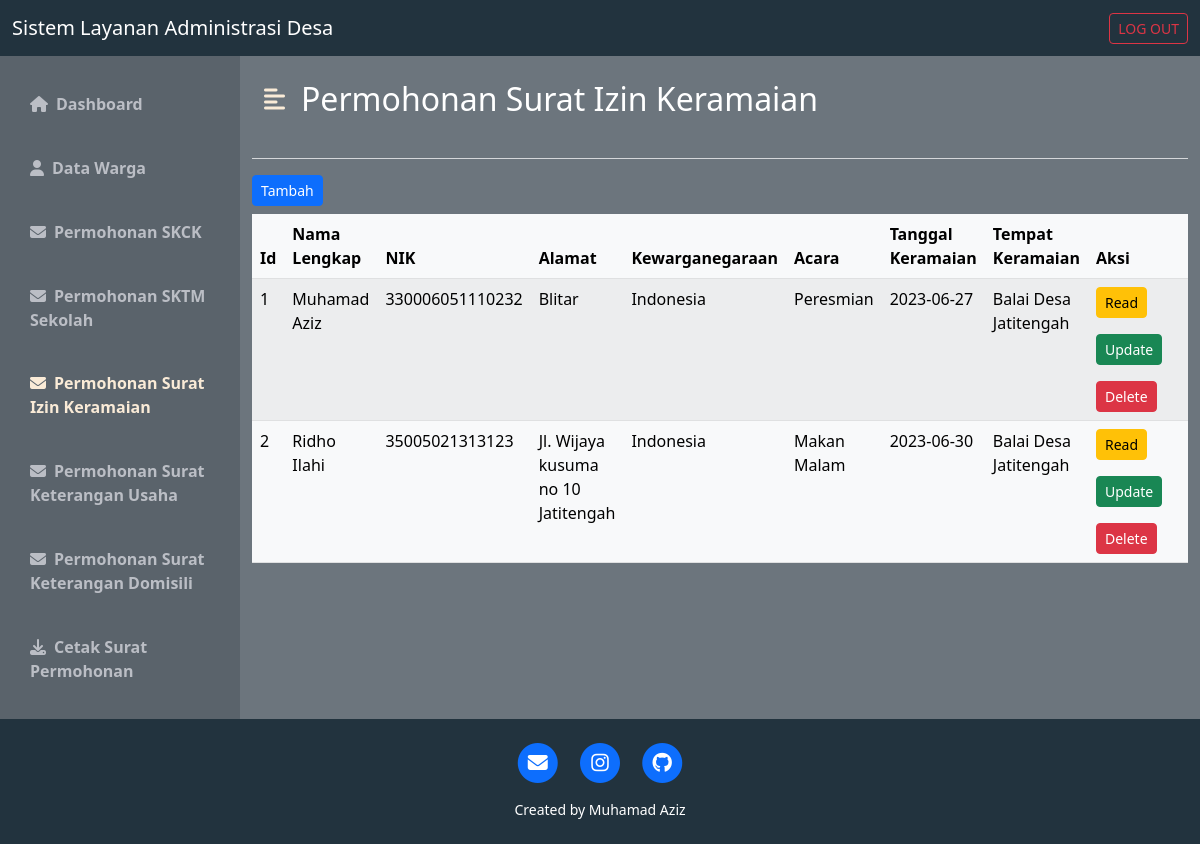
The app's page /wargasik.php with its own data.
### tables this page shows
CREATE TABLE IF NOT EXISTS `sik` (
  `id_sik` int(11) NOT NULL AUTO_INCREMENT,
  `id_data` int(11) NOT NULL DEFAULT '0',
  `acara` varchar(50) DEFAULT NULL,
  `tempp` varchar(50) DEFAULT NULL,
  `tgll` varchar(50) DEFAULT NULL,
  PRIMARY KEY (`id_sik`),
  KEY `FK_sik_data` (`id_data`),
  CONSTRAINT `FK_sik_data` FOREIGN KEY (`id_data`) REFERENCES `data` (`id_data`)
);

CREATE TABLE IF NOT EXISTS `data` (
  `id_data` int(11) NOT NULL AUTO_INCREMENT,
  `nama` varchar(50) NOT NULL DEFAULT '0',
  `nik` varchar(50) DEFAULT NULL,
  `jenis` varchar(50) DEFAULT NULL,
  `temp` varchar(50) DEFAULT NULL,
  `tgl` varchar(50) DEFAULT NULL,
  `status` varchar(50) DEFAULT NULL,
  `kewarganegaraan` varchar(50) DEFAULT NULL,
  `agama` varchar(50) DEFAULT NULL,
  `pekerjaan` varchar(50) DEFAULT NULL,
  `alamat` varchar(50) DEFAULT NULL,
  PRIMARY KEY (`id_data`) USING BTREE
);

### wargasik.php (the view, shortened to what this page needs)
<!DOCTYPE html>
<html lang="en">
<head>
    <link href="https://cdn.jsdelivr.net/npm/bootstrap@5.2.0-beta1/dist/css/bootstrap.min.css" rel="stylesheet">
    <link rel="stylesheet" href="https://cdnjs.cloudflare.com/ajax/libs/font-awesome/6.1.1/css/all.min.css" />
    <link rel="stylesheet" href="css/style_dashboard.css">
</head>
<body>
    <?php
    include "koneksi.php";
    ?>
    <nav class="navbar navbar-dark" style="background-color: #22333E;">
        <div class="container-fluid">
            <a class="navbar-brand">Sistem Layanan Administrasi Desa</a>
            <form class="d-flex" role="search">
                <a href="logout.php" class="btn btn-outline-danger btn-sm" role="button">LOG OUT</a>
            </form>
        </div>
    </nav>
    <div class="d-flex bg-secondary text-white" id="wrapper">
        <div class="" id="sidebar-wrapper" style="background-color: #5a636b;">
            <div class="list-group list-group-flush my-3">
                <a href="warga.php" class="list-group-item list-group-item-action bg-transparent second-text fw-bold "><i class="fas fa-home me-2"></i>Dashboard</a>
                <a href="wargadata.php" class="list-group-item list-group-item-action bg-transparent second-text fw-bold"><i class="fas fa-user me-2"></i>Data Warga</a>
                <a href="wargaskck.php" class="list-group-item list-group-item-action bg-transparent second-text fw-bold"><i class="fas fa-envelope me-2"></i>Permohonan SKCK</a>
                <a href="wargasktm.php" class="list-group-item list-group-item-action bg-transparent second-text fw-bold"><i class="fas fa-envelope me-2"></i>Permohonan SKTM Sekolah</a>
                <a href="wargasik.php" class="list-group-item list-group-item-action bg-transparent second-text fw-bold active"><i class="fas fa-envelope me-2"></i>Permohonan Surat Izin Keramaian</a>
                <a href="wargausaha.php" class="list-group-item list-group-item-action bg-transparent second-text fw-bold"><i class="fas fa-envelope me-2"></i>Permohonan Surat Keterangan Usaha</a>
                <a href="wargaskd.php" class="list-group-item list-group-item-action bg-transparent second-text fw-bold"><i class="fas fa-envelope me-2"></i>Permohonan Surat Keterangan Domisili</a>
                <a href="download.php" class="list-group-item list-group-item-action bg-transparent second-text fw-bold"><i class="fas fa-download me-2"></i>Cetak Surat Permohonan</a>
            </div>
        </div>
        <div id="page-content-wrapper">
            <nav class="navbar navbar-expand-lg navbar-light bg-transparent py-4 px-4">
                <div class="d-flex align-items-center">
                    <i class="fas fa-align-left primary-text fs-4 me-3" id="menu-toggle"></i>
                    <h2 class="fs-2 m-0">Permohonan Surat Izin Keramaian</h2>
                </div>
            </nav>
            <div class="container-sm">
                <hr class="border-light border-2 opacity-75">
                <a class="btn btn-primary mb-2 btn-sm" href="wargasiktambah.php" role="button">Tambah</a>
                <table class="table table-light table-striped rounded table-hover">
                    <thead>
                        <tr>
                            <th scope="col">Id </th>
                            <th scope="col">Nama Lengkap</th>
                            <th scope="col">NIK</th>
                            <th scope="col">Alamat</th>
                            <th scope="col">Kewarganegaraan</th>
                            <th scope="col">Acara</th>
                            <th scope="col">Tanggal Keramaian</th>
                            <th scope="col">Tempat Keramaian</th>
                            <th scope="col" width="100">Aksi</th>
                        </tr>
                    </thead>
                    <tbody>
                    <?php
                    $query = "SELECT * FROM sik INNER JOIN data ON sik.id_data=data.id_data";
                    $query_run = mysqli_query($conn, $query);
                    if(mysqli_num_rows($query_run) > 0)
                    {
                        foreach($query_run as $admin)
                        {?>
                            <tr>
                                <td><?php echo $admin['id_sik'] ?></td>
                                <td><?php echo $admin['nama'] ?></td>
                                <td><?php echo $admin['nik'] ?></td>
                                <td><?php echo $admin['alamat'] ?></td>
                                <td><?php echo $admin['kewarganegaraan'] ?></td>
                                <td><?php echo $admin['acara'] ?></td>
                                <td><?php echo $admin['tgll'] ?></td>
                                <td><?php echo $admin['tempp'] ?></td>
                                <td>
                                    <form action="wargasikread.php?id_sik= <?php echo $admin['id_sik'] ?>" method="post">
                                        <input class="btn btn-warning btn-sm"  type="submit" value="Read">
                                    </form>
                                    <form action="wargasikupdate.php?id_sik= <?php echo $admin['id_sik'] ?>" method="post">
                                        <input class="btn btn-success btn-sm"  type="submit" value="Update">
                                    </form>
                                    <form action="wargasikhapus.php" method="post">
                                        <input class="btn btn-danger btn-sm" type="submit" name="hapus" value="Delete" onClick="return confirm('Apakah Anda ingin menghapus data?')">
                                    </form>
                                </td>
                            </tr>
                            <?php
                                        }
                                    }
                                    else
                                    {
                                        echo "<h5> No Record Found </h5>";
                                    }
                                ?>
                    </tbody>
                </table>
            </div>
        </div>
    </div>
    <footer class="text-center text-white p-4" style="background-color: #22333E;">
        <div class="row gx-4 gx-lg-5 justify-content-center">
            <div class="col-md-10 col-lg-8 col-xl-7">
            <ul class="list-inline text-center">
                    <li class="list-inline-item">
                        <a href="mailto:muhamadaziz564@gmail.com">
                            <span class="fa-stack fa-lg">
                                <i class="fas fa-circle fa-stack-2x"></i>
                                <i class="fas fa-envelope fa-stack-1x fa-inverse"></i>
                            </span>
                        </a>
                    </li>
                    <li class="list-inline-item">
                        <a href="https://www.instagram.com/az_muhamad07/">
                            <span class="fa-stack fa-lg">
                                <i class="fas fa-circle fa-stack-2x"></i>
                                <i class="fab fa-instagram fa-stack-1x fa-inverse"></i>
                            </span>
                        </a>
                    </li>
                    <li class="list-inline-item">
                        <a href="https://github.com/aziz4678">
                            <span class="fa-stack fa-lg">
                                <i class="fas fa-circle fa-stack-2x"></i>
                                <i class="fab fa-github fa-stack-1x fa-inverse"></i>
                            </span>
                        </a>
                    </li>
                </ul>
                <div class="small text-center">Created by Muhamad Aziz</div>
            </div>
        </div>
    </footer>
</body>
</html>

### css/style_dashboard.css (style rules this page uses)
:root { --main-text-color: antiquewhite; --second-text-color: #bbbec5; --second-bg-color: #c1efde; }
.primary-text { color: var(--main-text-color); }
.second-text { color: var(--second-text-color); }
#wrapper { overflow-x: hidden; }
#sidebar-wrapper { min-height: 78vh; margin-left: -15rem; -webkit-transition: margin 0.25s ease-out; -moz-transition: margin 0.25s ease-out; -o-transition: margin 0.25s ease-out; transition: margin 0.25s ease-out; }
#sidebar-wrapper .list-group { width: 15rem; }
#page-content-wrapper { min-width: 100vw; }
#menu-toggle { cursor: pointer; }
.list-group-item { border: none; padding: 20px 30px; }
.list-group-item.active { background-color: transparent; color: var(--main-text-color); font-weight: bold; border: none; }
@media (min-width: 768px) { #sidebar-wrapper { margin-left: 0; } }
@media (min-width: 768px) { #page-content-wrapper { min-width: 0; width: 100%; } }

### records on screen
sik: id_sik "1", id_data.nama "Muhamad Aziz", id_data.nik "330006051110232", id_data.alamat "Blitar", id_data.kewarganegaraan "Indonesia", acara "Peresmian", tgll "2023-06-27", tempp "Balai Desa Jatitengah"
sik: id_sik "2", id_data.nama "Ridho Ilahi", id_data.nik "35005021313123", id_data.alamat "Jl. Wijaya kusuma no 10 Jatitengah", id_data.kewarganegaraan "Indonesia", acara "Makan Malam", tgll "2023-06-30", tempp "Balai Desa Jatitengah"
